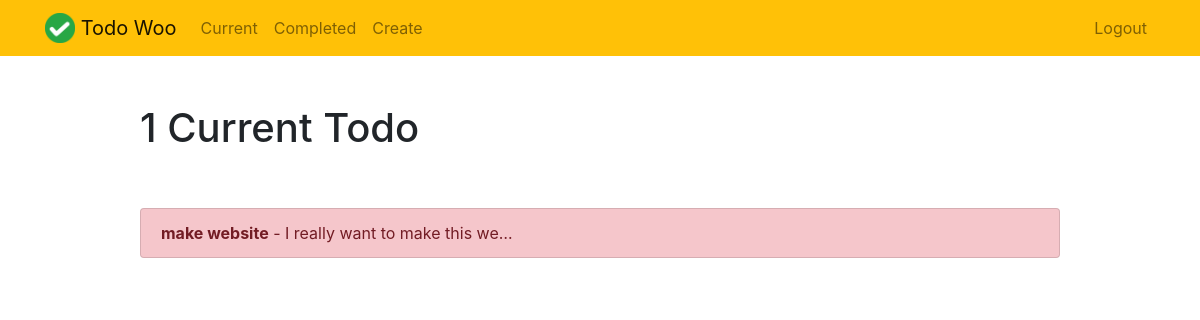
Before: /current/ (signed in) with the older database file.
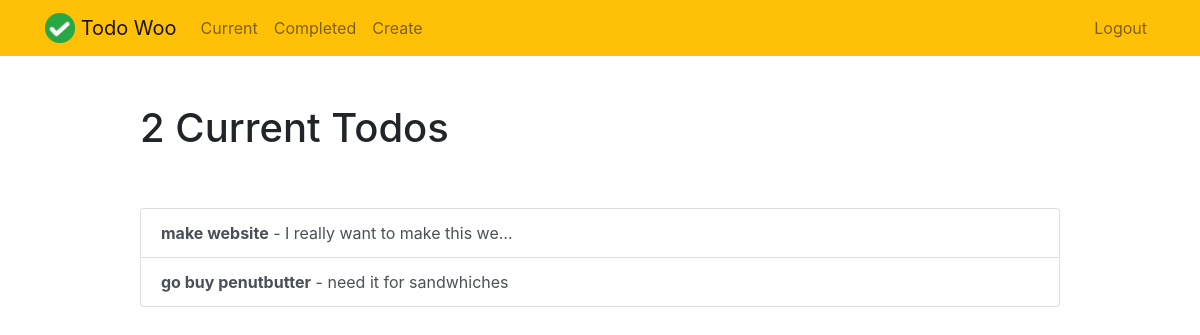
After: the same page with the newer database file.
### todo/models.py (models this page shows, shortened)
class Todo(models.Model):
    title = models.CharField(max_length=100)
    memo = models.TextField(blank=True)
    created = models.DateTimeField(auto_now_add=True)
    datecompleted = models.DateTimeField(null=True, blank=True)
    important = models.BooleanField(default=False)
    user = models.ForeignKey(User, on_delete=models.CASCADE)

### todo/views.py (the view)
# urls.py: path('current/', views.currenttodos, name='currenttodos'),
@login_required
def currenttodos(request):
    todos = Todo.objects.filter(user=request.user, datecompleted__isnull=True)
    return render(request, 'todo/currenttodos.html', {'todos':todos})

### todo/templates/todo/currenttodos.html
{% extends "todo/base.html" %}
{% block content %}
    <div class="row justify-content-center mt-5">
        <div class="col-md-10">
            {% if todos %}
                 <h1>{{ todos.count }} Current Todo{{ todos.count|pluralize }}</h1>
            {% else %}
                           <h1>Current Todos</h1>
            {% endif %}
        </div>
    </div>
    <div class="row justify-content-center mt-5">
        <div class="col-md-10">
        {% if todos %}
            <div class="list-group">
                {% for todo in todos %}
                    <a href="{% url 'viewtodo' todo.id %}" class="list-group-item list-group-item-action{% if todo.important %} list-group-item-danger{% endif %}"><b>{{ todo.title }}</b>{% if todo.memo %} - {{ todo.memo|truncatechars:30 }}{% endif %}</a>
                {% endfor %}
            </div>
        {% else %}
            <div class="text-center">
                <h2>Looks like you don't have any todos! Nice work.</h2>
            <br>
            <a role="button" class="btn btn-primary" href="{% url 'createtodo' %}">New Todo</a>
            </div>
        {% endif %}
        </div>
    </div>
{% endblock %}

Changed rows visible on the page:
changed Todo "make website": important True → False (drawn)
added Todo: title "go buy penutbutter", memo "need it for sandwhiches"
Other visible differences:
{{ todos.count }}: "1" → "2"
